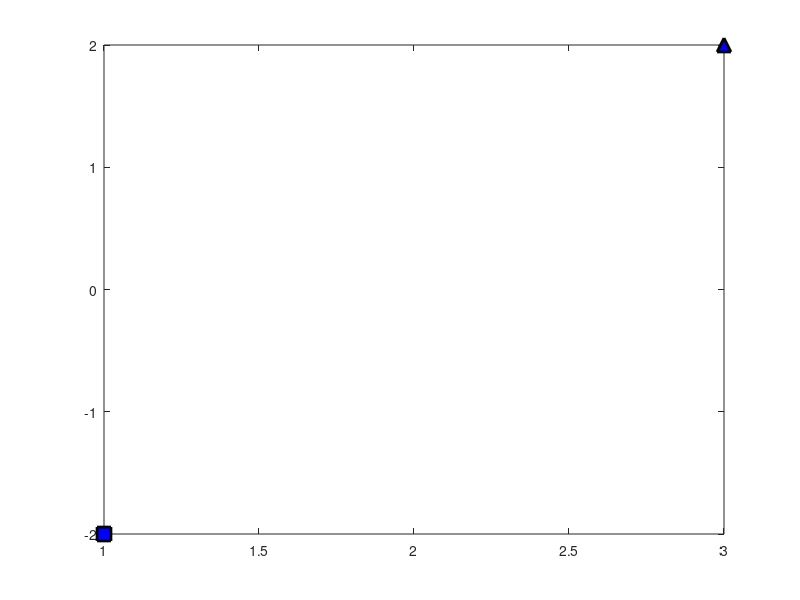

Source code (MATLAB): (Note: this script raises an error after producing the figure.)
%% Risk bounded continuous-time trajectory planning is dynamic uncertain environment
%% Illustrative Example 4 : Time-Varying-SOS
clc; clear all; close all

%% start and goal points
x0 = [1,-2]; xT = [3,2];
plot(x0(1),x0(2),'s','LineWidth',2,'MarkerSize',10,'MarkerEdgeColor','k','MarkerFaceColor','b'); hold on
plot(xT(1),xT(2),'^','LineWidth',2,'MarkerSize',10,'MarkerEdgeColor','k','MarkerFaceColor','b'); 

%% obtained optimal piece-wise linear trajectories via time-varying-SOS
% traj=[px(t),py(t)]
syms t
traj_1=[-0.9774753154069917*t + 1.0, 0.9998482257485701*t - 2.0];
traj_2=[2.9774753154069917*t + 0.02252468459300827, 3.00015177425143*t - 1.0001517742514299];


%reparameterization: t in [0,1] to t in [0,0.5] or to t in [0.5,1]
traj_1 = subs(traj_1, t, (t-0)/(0.5-0)); traj_2 = subs(traj_2, t, (t-0.5)/(1-0.5));

% trajectory: piece 1
traj_1 = double(subs(traj_1, t, (0:0.1:0.5)'));
% trajectory: piece 2
traj_2 = double(subs(traj_2, t, (0.5:0.1:1)'));
% full trajectory
traj=[traj_1(1:end,:);traj_2(2:end,:)];


%% plot static 0.1-Risk Contour: 
syms x1 x2 w1 w2 w3 t
% probabilistic obstacle
px=2-t+t^2+0.2*w2; % uncertain trajectory px
py=-1+4*t-t^2+0.1*w3; % uncertain trajectory py
g=w1^2-(x1-px)^2-(x2-py)^2; % obstacle g(x1,x2,w1)>=0
dg=polynomialDegree(g); % max degree of polynomial g

% w1: uncertain parameter w~Uniform[l,u]
u=0.4;l=0.3; m_w1=[1];for i=1:2*dg ;m_w1(i+1,1)=(1/(u-l))*((u^(i+1) - l^(i+1))/(i+1));end % moments of w1

% w2: normal distribution on [mean,var] : 
mean=0; var=0.01; for k=0:2*dg; m_w2(k+1,1)=sqrt(var)^k*(-j*sqrt(2))^k*kummerU(-k/2, 1/2,-1/2*mean^2/var);end % moments of w2

% w3: beta distribution [a,b] 
a=3;b=3; m_w3=[1];for k=1:2*dg; m_w3=[m_w3;(a+k-1)/(a+b+k-1)*m_w3(end) ]; end; % moments of w3

% Calculate the first and Second order moments of new random variable z=g(x1,x2,w)
Mg=[]; %list of first and second order moments of z in Eq(21)
for dd=1:2
% Moment of order dd of z
Md=expand(g^dd);
% replace moments of uncertain parameter w1
Md1=subs(Md,flip(w1.^[1:dd*dg].'),flip(m_w1(2:dd*dg+1))) ; 
% replace moments of uncertain parameter w2
Md2=subs(Md1,flip(w2.^[1:dd*dg].'),flip(m_w2(2:dd*dg+1))) ; 
% replace moments of uncertain parameter w3
Md3=subs(Md2,flip(w3.^[1:dd*dg].'),flip(m_w3(2:dd*dg+1))) ; 
Mg=[Mg;Md3];
end

% Inner approximation of Dynamic Delta-risk contour in Eq(12)
Cons_1=(Mg(2)-Mg(1)^2)/Mg(2);
Cons_2=Mg(1);
%% Plots
fig_num = 1;k=1;
for t=0:0.2:1

subplot(2,3,fig_num);
axis square;hold on;fig_num=fig_num+1;

% expected value of uncertain trajectory
[x1,x2]=meshgrid([0.8:0.005:3],[-2:0.005:3]);
tt=[0:0.01:1];px=2-tt+tt.^2;py=-1+4*tt-tt.^2;plot(px,py,'k--','Linewidth',3)
tt=0;px=2-tt+tt.^2;py=-1+4*tt-tt.^2;
plot(px,py,'s','LineWidth',2,'MarkerSize',10,'MarkerEdgeColor','k','MarkerFaceColor','r'); 
tt=1;px=2-tt+tt.^2;py=-1+4*tt-tt.^2;
plot(px,py,'^','LineWidth',2,'MarkerSize',10,'MarkerEdgeColor','k','MarkerFaceColor','r'); 

% initial and goal points
plot(x0(1),x0(2),'s','LineWidth',2,'MarkerSize',10,'MarkerEdgeColor','k','MarkerFaceColor','b'); 
plot(xT(1),xT(2),'^','LineWidth',2,'MarkerSize',10,'MarkerEdgeColor','k','MarkerFaceColor','b'); 

% Risk contour, outside of the outer closed curve
Delta=0.1;[C1,h1]=contour(x1,x2,eval(Cons_1),[Delta Delta],'r','ShowText','on','Linewidth',3);

% trajectory
plot(traj_1(:,1)', traj_1(:,2)','b','LineWidth',2);plot(traj_2(:,1)', traj_2(:,2)','b','LineWidth',2)

% trajectory at time t
plot(traj(k,1), traj(k,2),'o','LineWidth',2,'MarkerSize',10,'MarkerEdgeColor','k','MarkerFaceColor','r')
k=k+2;

end
